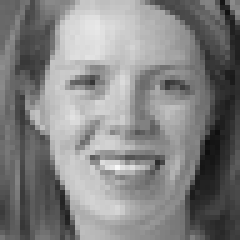
#> input picture data/processed/FC211012_Azeem/train/happy/happy_Training_67950657.jpg, 48 x 48 px (shown 5 times larger); its folder holds 2 pictures in this run
$ jupyter execute --allow-errors EDA.ipynb
#> lines starting #> are read from the running program, lines starting #| are printed output that depends on the picture
[cell 1]
# Imports and Setups
import os
import cv2
import numpy as np
import matplotlib.pyplot as plt
import seaborn as sns
from collections import Counter

# Set paths
RAW_PATH = '../../data/raw/fer2013'
PROCESSED_PATH = '../../data/processed/FC211012_Azeem'

# Make plots nicer
sns.set(style="whitegrid")

[cell 2]
# Count Images Per Class (Raw)
def count_images_in_folder(folder):
    class_counts = {}
    for emotion in os.listdir(folder):
        emotion_path = os.path.join(folder, emotion)
        if os.path.isdir(emotion_path):
            class_counts[emotion] = len(os.listdir(emotion_path))
    return class_counts


raw_train_counts = count_images_in_folder(os.path.join(RAW_PATH, 'train'))
#> (the rest of this cell did not finish here and is left out)


# Bar plot for raw data
plt.figure(figsize=(10, 4))

plt.subplot(1, 2, 1)
sns.barplot(
    x=list(raw_train_counts.keys()),
    y=list(raw_train_counts.values()),
    palette="husl"   # Add colorful palette
)
plt.title("Raw Train Class Distribution")
plt.xticks(rotation=45)

plt.subplot(1, 2, 2)
sns.barplot(
    x=list(raw_test_counts.keys()),
    y=list(raw_test_counts.values()),
    palette="Set2"   # Add colorful palette
)
plt.title("Raw Test Class Distribution")
plt.xticks(rotation=45)

plt.tight_layout()
plt.show()

[cell 3]
# Count Images Per Class (Processed)

processed_train_counts = count_images_in_folder(
    os.path.join(PROCESSED_PATH, 'train'))
#> (the rest of this cell did not finish here and is left out)


plt.figure(figsize=(10, 4))
plt.subplot(1, 2, 1)
sns.barplot(x=list(processed_train_counts.keys()),
            y=list(processed_train_counts.values()),palette="dark")
plt.title("Processed Train Class Distribution")

plt.subplot(1, 2, 2)
sns.barplot(x=list(processed_test_counts.keys()),
            y=list(processed_test_counts.values()),palette="bright")
plt.title("Processed Test Class Distribution")
plt.tight_layout()
plt.show()

[cell 4]
# For better visualization, use pie charts to show class proportions in the processed train and test datasets
# Pie charts
plt.subplot(1, 2, 1)
plt.pie(
    processed_train_counts.values(),
    labels=processed_train_counts.keys(),
    autopct='%1.1f%%',
    startangle=90,
    colors=sns.color_palette("dark"),
    textprops={'color': 'white'}
)
plt.title("Processed Train Class Distribution (Pie)")

plt.subplot(1, 2, 2)
#> (the rest of this cell did not finish here and is left out)

[cell 5]
# Sample Images Viewer

def show_sample_images(base_path, class_name, num=5):
#> called with class_name = 'happy', num = 5
    class_path = os.path.join(base_path, class_name)
    images = os.listdir(class_path)[:num]

    plt.figure(figsize=(15, 3))
    for idx, img_name in enumerate(images):
        img_path = os.path.join(class_path, img_name)
        img = cv2.imread(img_path, cv2.IMREAD_GRAYSCALE)
#> img is the input picture: shape (48, 48); min 14, max 248, mean 130.5
        plt.subplot(1, num, idx+1)
        plt.imshow(img, cmap='gray')
        plt.axis('off')
        plt.title(f"{class_name}")
    plt.tight_layout()
    plt.show()
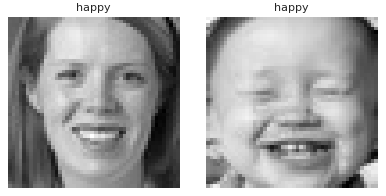
#> figure drawn by matplotlib, 2 panels


# Show samples from each class
for cls in processed_train_counts.keys():
    show_sample_images(os.path.join(PROCESSED_PATH, 'train'), cls)

[cell 6]
# Image Shape & Pixel Distribution
sample_img_path = os.path.join(PROCESSED_PATH, 'train', 'happy')
img_file = os.listdir(sample_img_path)[0]
img = cv2.imread(os.path.join(sample_img_path, img_file), cv2.IMREAD_GRAYSCALE)

print("Image shape:", img.shape)
#| Image shape: (48, 48)

plt.hist(img.ravel(), bins=50)
plt.title("Pixel Value Distribution (0–255)")
plt.xlabel("Pixel Intensity")
plt.ylabel("Frequency")
plt.show()
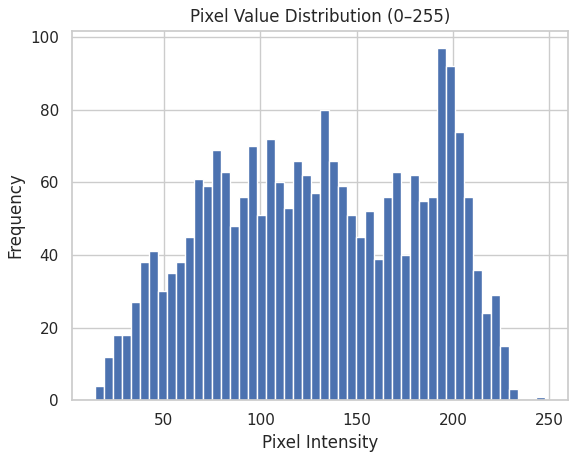
#> figure drawn by matplotlib, 1 panel; tallest bar 97 high, from x = 191.8 to 196.5

$ run again, on data/processed/FC211012_Azeem/train/happy/happy_Training_7839278.jpg
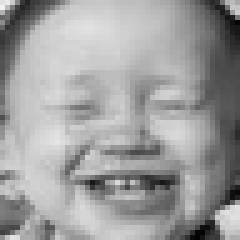
#> input picture data/processed/FC211012_Azeem/train/happy/happy_Training_7839278.jpg, 48 x 48 px (shown 5 times larger)
#> in show_sample_images, img is the input picture: shape (48, 48); min 2, max 241, mean 158.1
#| Image shape: (48, 48)
#> `plt.show()`:
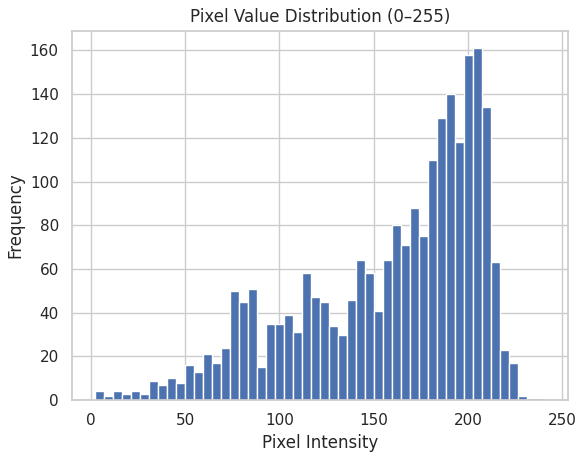
#> figure drawn by matplotlib, 1 panel; tallest bar 161 high, from x = 202.8 to 207.5
